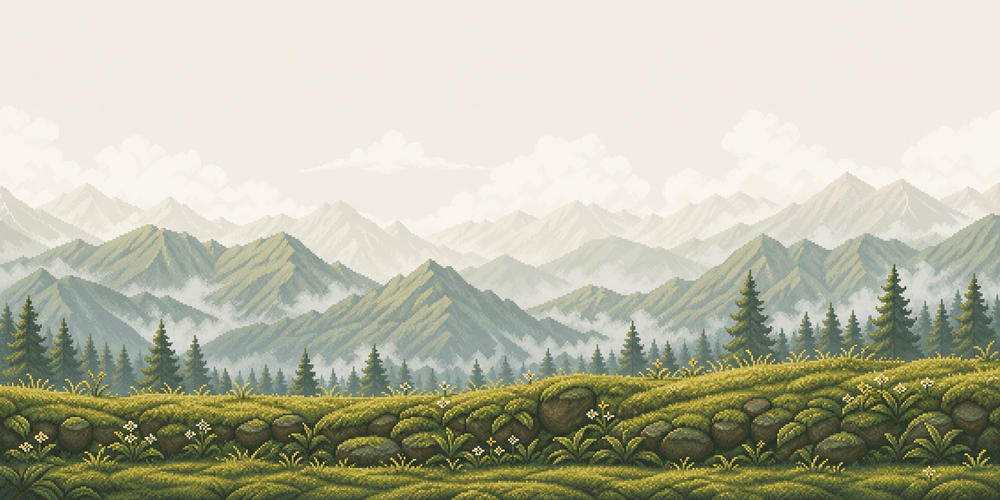
#> input picture prototypes/pixel-pets/art/leafling-habitat-v1/source/backdrop-source.png, 1000 x 500 px, shrunk from 1774 x 887 before the run
$ python build_assets.py
#> lines starting #> are read from the running program, lines starting #| are printed output that depends on the picture; after the words box and inside, x2 and y2 are one past the last pixel; in counts of white or black regions, pixels touching at a corner belong together
from collections import deque
from pathlib import Path

from PIL import Image


ART = Path(__file__).resolve().parent
ROOT = ART.parents[1]
SOURCE = ART / "source"
PUBLIC = ROOT / "public"


def remove_connected_magenta(image: Image.Image) -> Image.Image:
    rgba = image.convert("RGBA")
    pixels = rgba.load()
    width, height = rgba.size
    visited = bytearray(width * height)
    queue: deque[tuple[int, int]] = deque()

    def key_like(x: int, y: int) -> bool:
        red, green, blue, _ = pixels[x, y]
        return red >= 165 and blue >= 135 and green <= 125 and red + blue >= green * 3.2

    for x in range(width):
        if key_like(x, 0):
            queue.append((x, 0))
        if key_like(x, height - 1):
            queue.append((x, height - 1))
    for y in range(height):
        if key_like(0, y):
            queue.append((0, y))
        if key_like(width - 1, y):
            queue.append((width - 1, y))

    while queue:
        x, y = queue.popleft()
        offset = y * width + x
        if visited[offset] or not key_like(x, y):
            continue
        visited[offset] = 1
        red, green, blue, _ = pixels[x, y]
        pixels[x, y] = (red, green, blue, 0)
        if x:
            queue.append((x - 1, y))
        if x + 1 < width:
            queue.append((x + 1, y))
        if y:
            queue.append((x, y - 1))
        if y + 1 < height:
            queue.append((x, y + 1))

    # Canopy and grass silhouettes contain enclosed background pockets that are
    # not connected to an outer edge. The prompt forbids magenta in the art, so
    # removing every remaining key-like pixel is deterministic and safe.
    for y in range(height):
        for x in range(width):
            if key_like(x, y):
                red, green, blue, _ = pixels[x, y]
                pixels[x, y] = (red, green, blue, 0)
                continue
            red, green, blue, alpha = pixels[x, y]
            if alpha and red > green * 1.28 and blue > green * 1.28:
                # Neutralize antialiased key-color spill into an olive-brown
                # edge that belongs to the habitat palette.
                pixels[x, y] = (
                    min(255, max(green, round((red + green) * 0.52))),
                    green,
                    min(green, round((blue + green) * 0.34)),
                    alpha,
                )

    return rgba


def alpha_crop(image: Image.Image) -> Image.Image:
    alpha = image.getchannel("A")
    bounds = alpha.getbbox()
    if bounds is None:
        raise ValueError("Chroma removal produced an empty asset")
    return image.crop(bounds)


def build_backdrop() -> None:
    source = Image.open(SOURCE / "backdrop-source.png").convert("RGB")
#> source is the input picture: PIL image 1000x500 RGB; mean R, G, B 186.1, 186.2, 166.3
    width, height = source.size
#> width = 1000; height = 500
    source_ground = round(height * 0.75)
#> source_ground = 375
    sky = source.crop((0, 0, width, source_ground)).resize((480, 208), Image.Resampling.NEAREST)
    earth = source.crop((0, source_ground, width, height)).resize((480, 32), Image.Resampling.NEAREST)
    output = Image.new("RGB", (480, 240))
#> output: PIL image 480x240 RGB; every value is 0
    output.paste(sky, (0, 0))
    output.paste(earth, (0, 208))
    output.save(PUBLIC / "leafling-habitat-backdrop-v1.png", optimize=True)


def build_tree() -> None:
    source = alpha_crop(remove_connected_magenta(Image.open(SOURCE / "shelter-tree-keyed.png")))
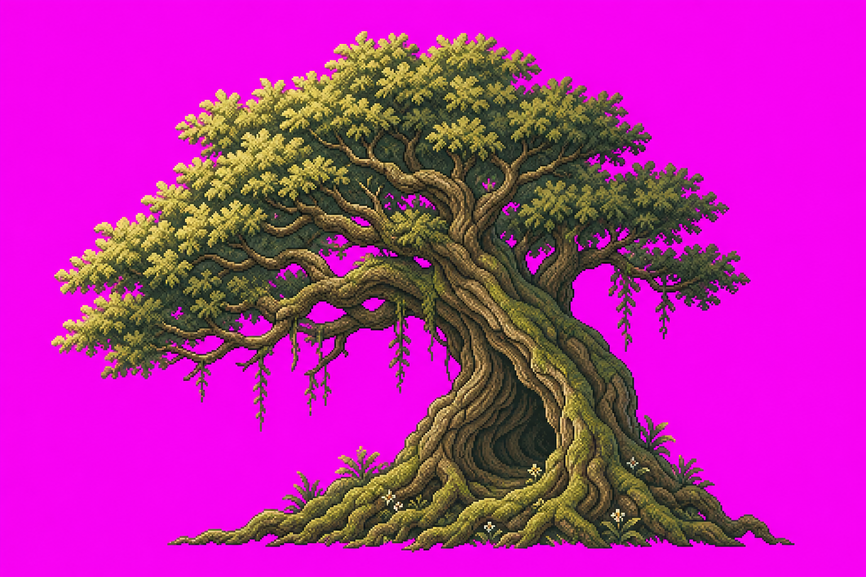
#> input picture prototypes/pixel-pets/art/leafling-habitat-v1/source/shelter-tree-keyed.png, 866 x 577 px, shrunk from 1536 x 1024 before the run
#> the loop in remove_connected_magenta, `for x in range(width):` made 866 passes
#> the loop in remove_connected_magenta, `for y in range(height):` made 577 passes
#> in alpha_crop, `alpha = image.getchannel("A")`:
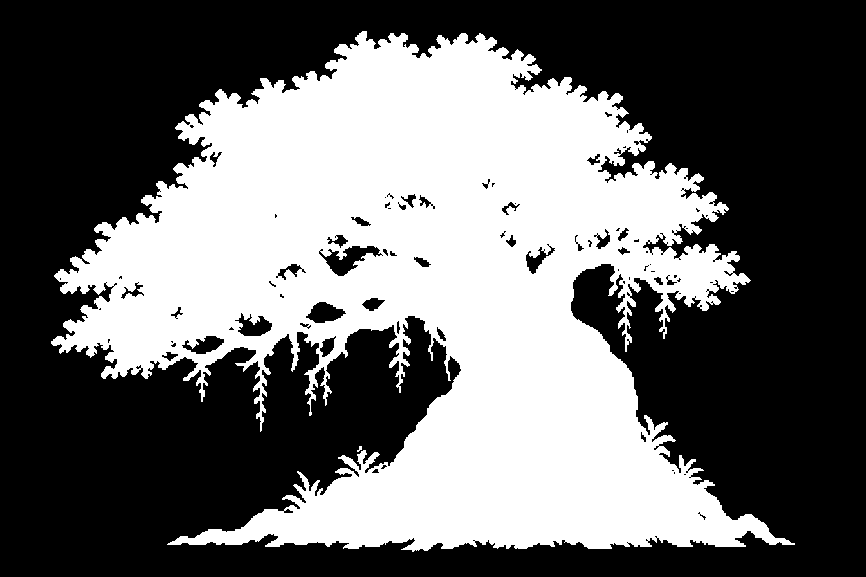
#> alpha: PIL image 866x577 L; 41% white; 2 white regions (1 under 20 px), largest, box (x1, y1, x2, y2) and area: (51, 31, 795, 552) 204623
    source.thumbnail((176, 196), Image.Resampling.NEAREST)
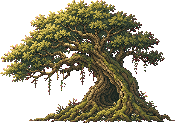
#> source: PIL image 176x123 RGBA; mean R, G, B, A 166.9, 48.8, 141.5, 134.7; transparent parts drawn white
    output = Image.new("RGBA", (176, 196))
#> output: PIL image 176x196 RGBA; every value is 0
    output.alpha_composite(source, ((176 - source.width) // 2, 196 - source.height))
    output.save(PUBLIC / "leafling-shelter-tree-v1.png", optimize=True)


def build_foreground() -> None:
    source = alpha_crop(remove_connected_magenta(Image.open(SOURCE / "foreground-keyed.png")))
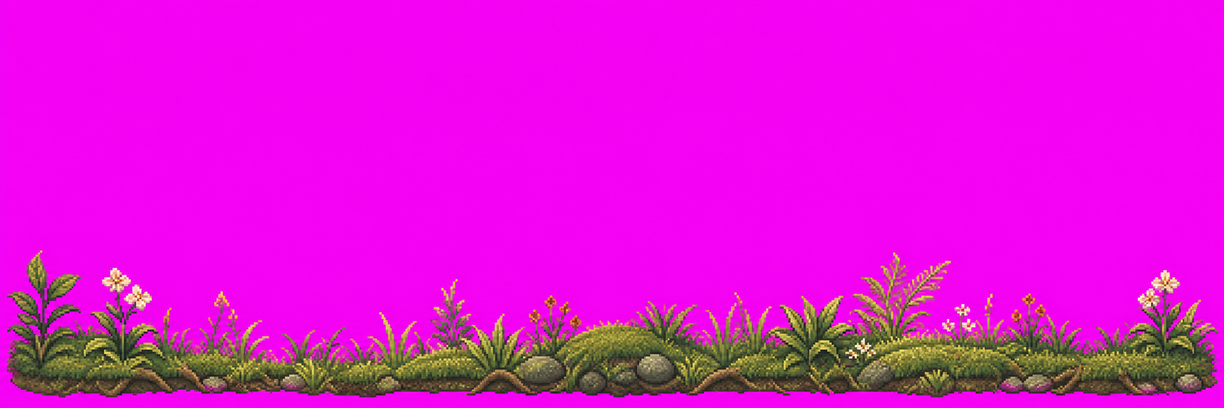
#> input picture prototypes/pixel-pets/art/leafling-habitat-v1/source/foreground-keyed.png, 1224 x 408 px, shrunk from 2172 x 724 before the run
#> in alpha_crop (call 2), `alpha = image.getchannel("A")`:
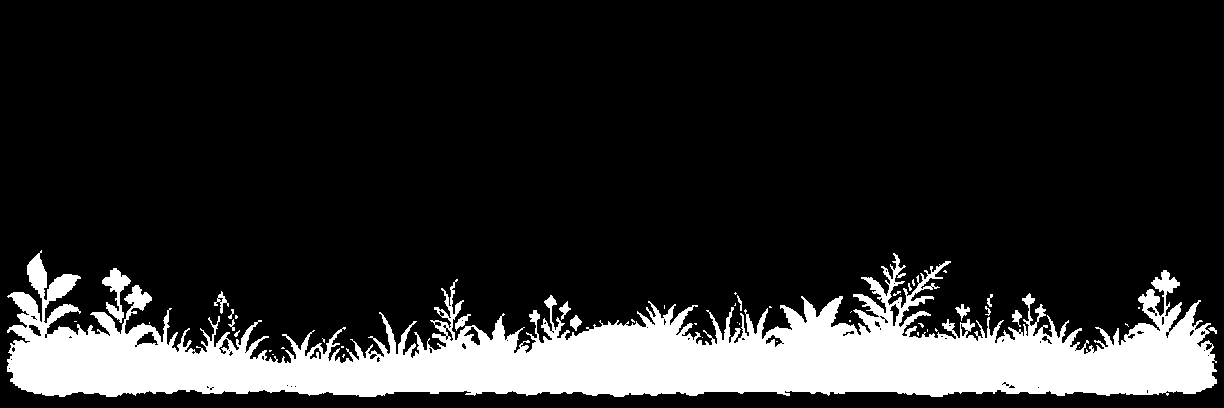
#> alpha: PIL image 1224x408 L; 16.3% white; 48 white regions (34 under 20 px), largest, box (x1, y1, x2, y2) and area: (7, 250, 1217, 397) 79626, (102, 268, 131, 323) 623, (214, 291, 229, 314) 111
#> in alpha_crop (call 2), `return image.crop(bounds)`:
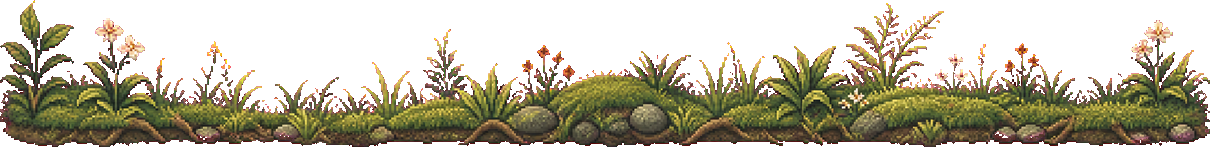
#> returned value: PIL image 1210x147 RGBA; mean R, G, B, A 180.8, 48.9, 155.1, 116.5; transparent parts drawn white
    source = source.resize((480, 8), Image.Resampling.NEAREST)
    output = Image.new("RGBA", (480, 64))
#> output: PIL image 480x64 RGBA; every value is 0
    output.alpha_composite(source, (0, 0))
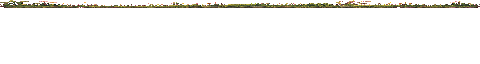
#> output: PIL image 480x64 RGBA; mean R, G, B, A 6.6, 6, 3.5, 15.4; transparent parts drawn white
    output.save(PUBLIC / "leafling-meadow-foreground-v1.png", optimize=True)


def main() -> None:
    PUBLIC.mkdir(parents=True, exist_ok=True)
    build_backdrop()
    build_tree()
    build_foreground()


if __name__ == "__main__":
    main()
